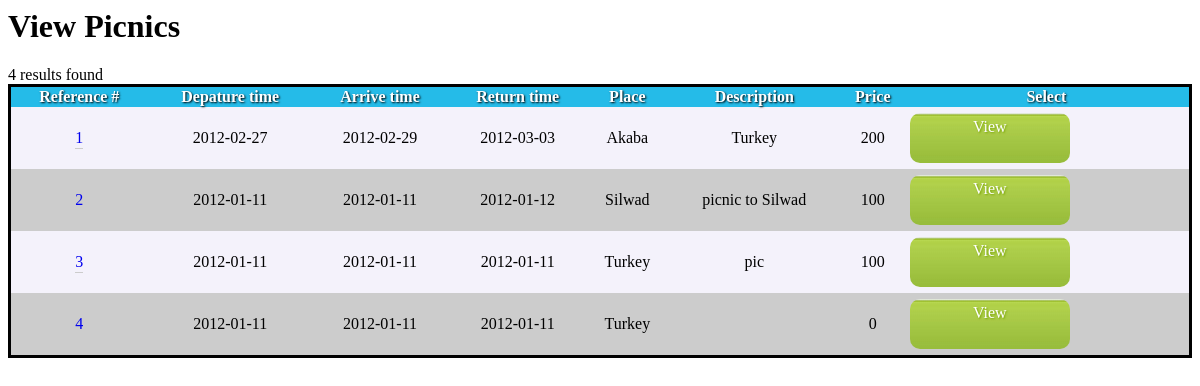
Page /managerviewpicnic.php on the committed database.
### tables this page shows
CREATE TABLE IF NOT EXISTS `picnics` (
  `id` int(10) NOT NULL AUTO_INCREMENT,
  `title` varchar(100) DEFAULT NULL,
  `place` varchar(100) DEFAULT NULL,
  `activities` varchar(100) DEFAULT NULL,
  `food` varchar(100) DEFAULT NULL,
  `depature time` date DEFAULT NULL,
  `arrive time` date DEFAULT NULL,
  `return time` date DEFAULT NULL,
  `transportation` varchar(100) DEFAULT NULL,
  `priceperperson` double DEFAULT NULL,
  `ischildren` int(1) DEFAULT NULL,
  `isdisability` int(1) DEFAULT NULL,
  `isbaby` int(1) DEFAULT NULL,
  `capacity` int(2) DEFAULT NULL,
  `status` int(1) DEFAULT NULL,
  `contractid` varchar(20) DEFAULT NULL,
  PRIMARY KEY (`id`)
);

CREATE TABLE IF NOT EXISTS `place` (
  `id` int(11) NOT NULL AUTO_INCREMENT,
  `name` varchar(100) NOT NULL,
  `description` varchar(255) DEFAULT NULL,
  `photo1` varchar(100) DEFAULT NULL,
  `photo2` varchar(100) DEFAULT NULL,
  `photo3` varchar(100) DEFAULT NULL,
  PRIMARY KEY (`id`)
);

### managerviewpicnic.php (the view, shortened to what this page needs)
<html>
<head>
</head>
<body>
<h1>View Picnics</h1>
<?php
include('init.php');
$query=
"SELECT
 picnics.id ,
 picnics.`depature time`,
 picnics.`arrive time`,
 picnics.`return time`,
 picnics.place,
 picnics.title,
 picnics.priceperperson
 FROM `picnics`".
" ORDER BY
 picnics.id ASC";
$result=mysql_query($query,$dbcon) or die("<h3 style='color:red;'>error getting data</h3>");
$num_rows=mysql_num_rows($result);
echo "$num_rows results found";
$stringeod=<<< EOD
<form>
EOD;
echo $stringeod;
echo "<table id='mytable'>";
echo "<tr><th>Reference #</th><th>Depature time</th><th>Arrive time</th><th>Return time</th><th>Place</th><th>Description</th><th>Price</th><th>Select</th></tr>";
while($row=mysql_fetch_array($result,MYSQL_ASSOC))
{
echo "<tr><td>";
echo "<a id='reference' href='"."psessionmanager.php?pcid=".$row['id']."&plid=".$row['place']."' >".$row['id']."</a>";
echo "</td><td>";
echo $row['depature time'];
echo "</td><td>";
echo $row['arrive time'];
echo "</td><td>";
echo $row['return time'];
echo "</td><td>";
echo getplacename($row['place']);
echo "</td><td>";
echo $row['title'];
echo "</td><td>";
echo $row['priceperperson'];
echo "</td><td>";
echo "<a id='bookLink' href='"."psessionmanager.php?pcid=".$row['id']."&plid=".$row['place']."' >";
echo "View</a>";
echo "</td></tr>";
}
echo "</table>";
echo "</form>";
function getplacename($r){
$query="SELECT
place.`name`,
place.id
FROM `place`
WHERE
place.id=".$r." ;";
if($query_run=mysql_query($query))
{
return mysql_result($query_run,0,'name');
}
}
?>
</body>
</html>

### managerviewpicnic.php (style rules this page uses)
#bookLink { background:url(images/but1.jpg) repeat-x; text-decoration:none; width:150px; height:40px; font:28px cursive bold ; display: block; color:#FFFFFF; text-shadow:1px 1px 2px #77A200; border-radius:10px; text-align:center; padding:5px; margin:5px; }
th { background-color: #25BBE8; color:#FFFFFF; text-shadow:1px 1px 2px #000; font:18px cursive bold ; }
table { width: 100%; border: 3px black solid; border-collapse: collapse; }
tr:nth-of-type(odd) { background-color: #ccc; }
tr:nth-of-type(even) { background-color: #F4F2FB; }
#reference { border-bottom:1px solid #cccccc; padding-bottom: 2px; }
#reference:link { text-decoration: none; }
#mytable { width:100%; text-align:center; }

### rows in the picture
picnics: id "1", depature time "2012-02-27", arrive time "2012-02-29", return time "2012-03-03", place.name "Akaba", title "Turkey", priceperperson "200"
picnics: id "2", depature time "2012-01-11", arrive time "2012-01-11", return time "2012-01-12", place.name "Silwad", title "picnic to Silwad", priceperperson "100"
picnics: id "3", depature time "2012-01-11", arrive time "2012-01-11", return time "2012-01-11", place.name "Turkey", title "pic", priceperperson "100"
picnics: id "4", depature time "2012-01-11", arrive time "2012-01-11", return time "2012-01-11", place.name "Turkey", priceperperson "0"

### other values in the picture
$num_rows "4"
